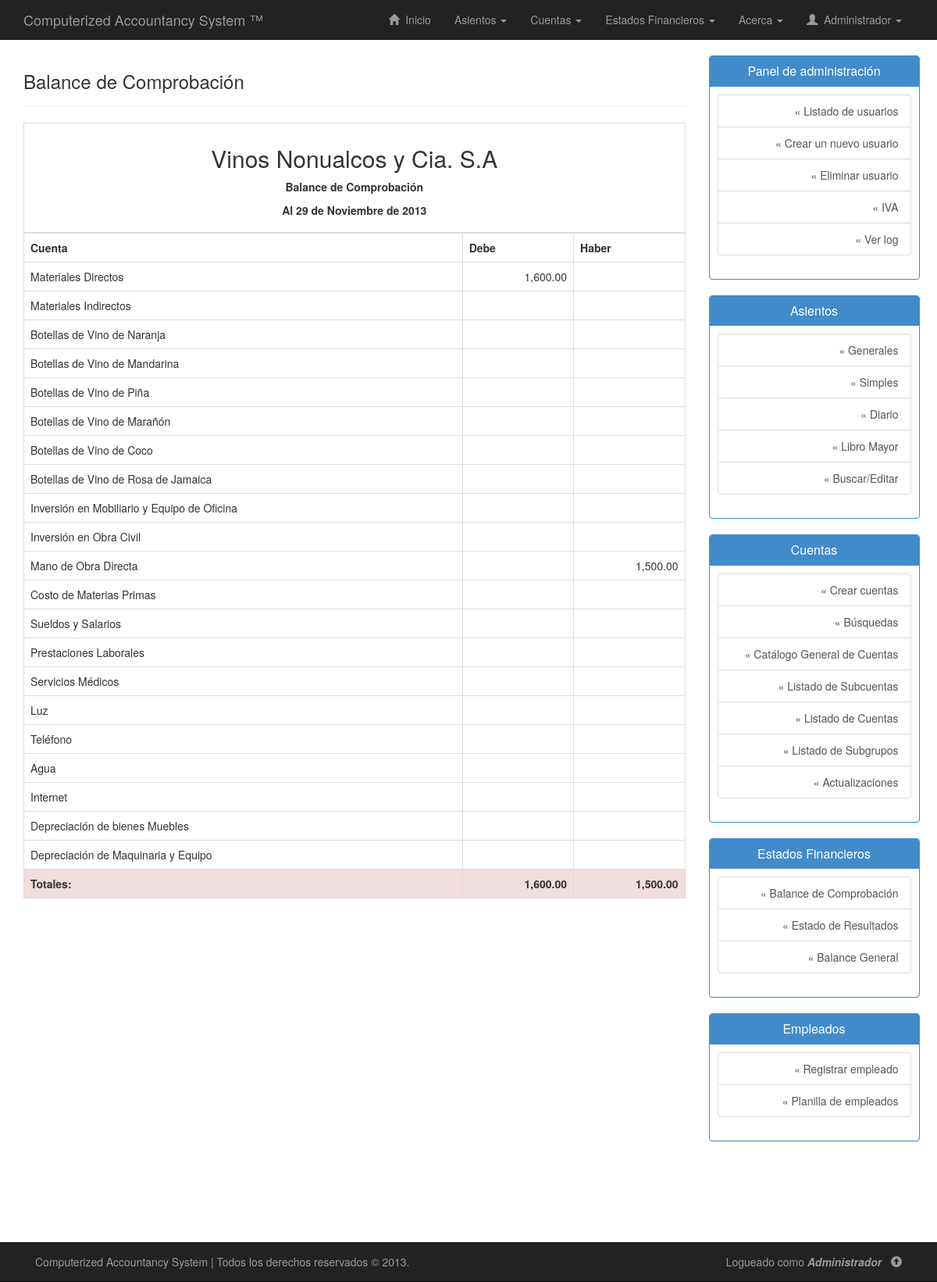
/php/balance-comprobacion.php (signed in), run on an earlier commit of the app's database.
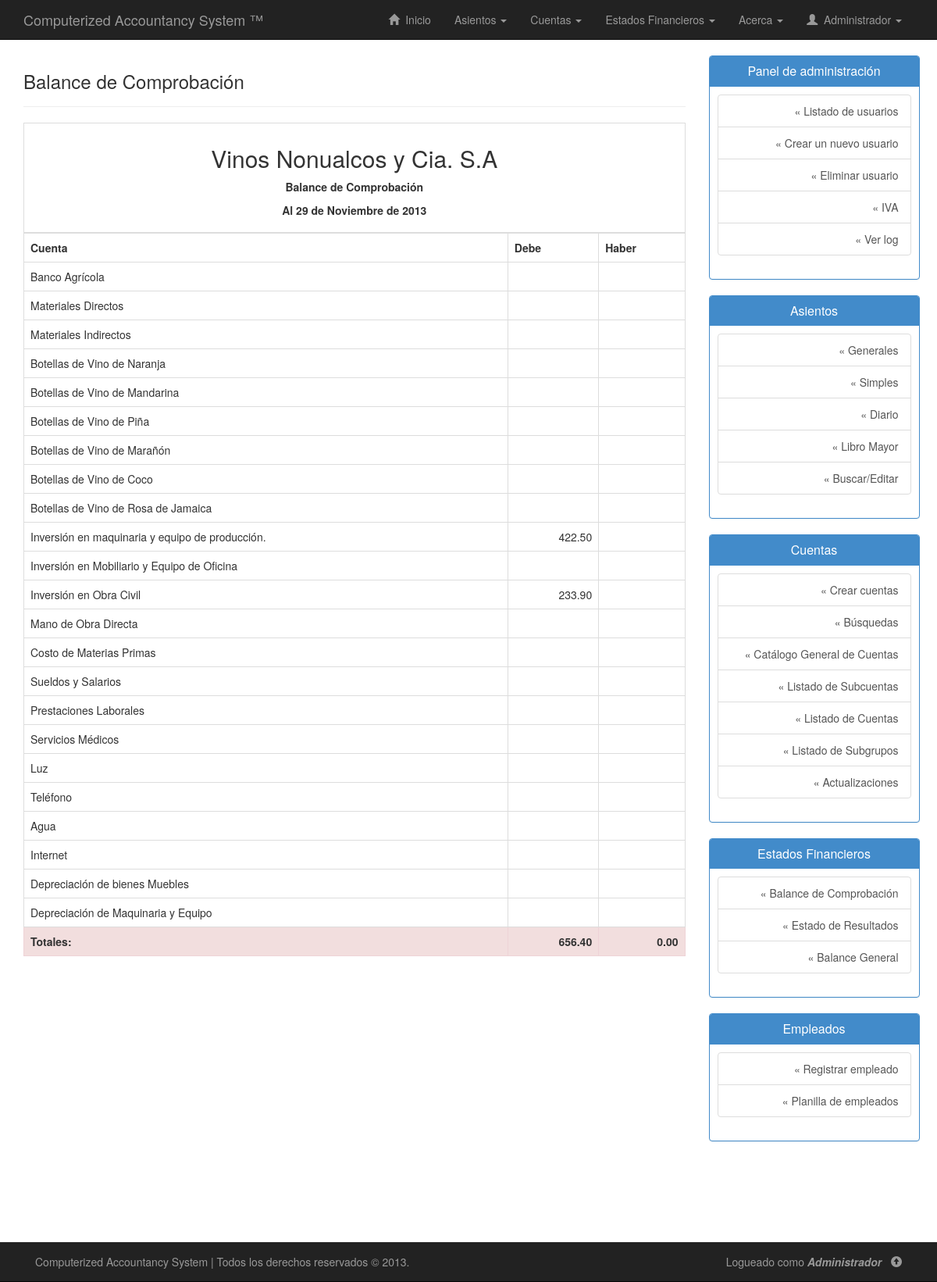
And on a later commit of the database.
### tables this page shows
CREATE TABLE IF NOT EXISTS `cuentas` (
  `codigo_cuenta` varchar(20) NOT NULL,
  `subgrupo` varchar(20) DEFAULT NULL,
  `nombre_cuenta` varchar(50) NOT NULL,
  `tiene_subcuenta` enum('Si','No') NOT NULL,
  `descripcion_cuenta` varchar(255) DEFAULT NULL,
  `saldo_debe` double NOT NULL,
  `saldo_haber` double NOT NULL,
  PRIMARY KEY (`codigo_cuenta`),
  KEY `subgrupo` (`subgrupo`)
);

### php/balance-comprobacion.php (the view, shortened to what this page needs)
<!DOCTYPE html>
<html lang="es">
<head>
	<link rel="stylesheet" type="text/css" href="../css/bootstrap.min.css"/>
	<link rel="stylesheet" type="text/css" href="../css/estilos.css"/>
</head>
<body>
	<?php include("nav.php"); ?>
	<div class="container" id="contenido">
		<div class="row row-offcanvas row-offcanvas-right">
			<div class="col-xs-12 col-sm-9">
				<div class="page-header">
        			<h3>Balance de Comprobación</h3>
        		</div>
        		<div class="row">
        			<div class="container">
        				<table class="table table-bordered table-hover">
        					<thead>
								<tr>
									<th colspan="4">
										<h2 class="text-center">Vinos Nonualcos y Cia. S.A</h2>
										<p align="center">
											<strong>Balance de Comprobación</strong>
										</p>
										<p align="center">
										</p>
									</th>
								</tr>
							</thead>
							<tbody>
								<tr>
									<th>Cuenta</th>
									<th>Debe</th>
									<th>Haber</th>
								</tr>
								<?php
								if(!isset($conexion)){
									include("conexion.php");
									$sql = "SELECT * FROM cuentas";
									$ejecutar = $conexion->query($sql);
									while($regs = $ejecutar->fetch_assoc()){
										echo "<tr>";
										echo "<td>".utf8_encode($regs["nombre_cuenta"])."</td>";
										if($regs["saldo_debe"]==0){
											echo "<td></td>";
										} else {
											echo "<td class='text-right'>".number_format($regs["saldo_debe"],2)."</td>";
										}
										if($regs["saldo_haber"]==0){
											echo "<td></td>";
										} else {
											echo "<td class='text-right'>".number_format($regs["saldo_haber"],2)."</td>";
										}
										echo "</tr>";
									}
									$sql = "SELECT SUM(saldo_debe) sumadebe, SUM(saldo_haber) sumahaber FROM cuentas";
									$ejecutar = $conexion->query($sql);
									echo "<tr>";
									while($reg = $ejecutar->fetch_assoc()){
										if($reg["sumadebe"]!=$reg["sumahaber"]){
											echo "<td class='danger'><strong>Totales:</strong> </td>";
											echo "<td class='text-right danger'><strong>".number_format($reg["sumadebe"],2)."</strong></td>";
											echo "<td class='text-right danger'><strong>".number_format($reg["sumahaber"],2)."</strong></td>";
										} else {
											echo "<td><strong>Totales:</strong> </td>";
											echo "<td class='text-right'><strong>".number_format($reg["sumadebe"],2)."</strong></td>";
											echo "<td class='text-right'><strong>".number_format($reg["sumahaber"],2)."</strong></td>";
										}
									}
									echo "</tr>";
								}
								?>
							</tbody>
        				</table>
        			</div>
        		</div>
        	</div>
        	<?php include("sidebar.php"); ?>
        </div>
    </div>
	<?php include("footer.php"); ?>
</body>
</html>

### php/nav.php (shortened to what this page needs)
<div class="navbar navbar-inverse navbar-static-top">
	<div class="container">
		<a href="home.php" class="navbar-brand">Computerized Accountancy System &#0153;</a>
		<div class="collapse navbar-collapse navHeaderCollapse">
			<ul class="nav navbar-nav navbar-right">
				<li><a href="home.php"><span class="glyphicon glyphicon-home"></span> &nbsp;Inicio</a></li>
				<li class="dropdown">
					<a href="#" class="dropdown-toggle" data-toggle="dropdown">Asientos <b class="caret"></b></a>
				</li>
				<li class="dropdown">
					<a href="#" class="dropdown-toggle" data-toggle="dropdown">Cuentas <b class="caret"></b></a>
				</li>
				<li class="dropdown">
					<a href="#" class="dropdown-toggle" data-toggle="dropdown">Estados Financieros <b class="caret"></b></a>
				</li>
				<li class="dropdown">
					<a href="#" class="dropdown-toggle" data-toggle="dropdown">Acerca <b class="caret"></b></a>
				</li>
				<li class="dropdown">
					<a href="#" class="dropdown-toggle" data-toggle="dropdown" style="text-transform:capitalize">
						<span class="glyphicon glyphicon-user"></span> &nbsp;<?php echo $_SESSION['usuario']; ?>
						<b class="caret"></b>
					</a>
				</li>
			</ul>
		</div>
	</div>
</div>

### php/sidebar.php (shortened to what this page needs)
<div class="row">
	<div class="col-sm-3">
		<?php
			if($_SESSION['tipo']=="administrador"){
				echo "<div class='panel panel-primary'>";
				echo "<div class='panel-heading'>";
				echo "<h3 class='panel-title text-center'>Panel de administración</h3>";
				echo "</div>";
				echo "<div class='panel-body' id='sb'>";
				echo "<div class='list-group text-right'>";
				echo "<a href='usuarios.php' class='list-group-item'>&#0171; Listado de usuarios</a>";
				echo "<a href='crear-usuario.php' class='list-group-item'>&#0171; Crear un nuevo usuario</a>";
				echo "<a href='eliminar-usuario.php' class='list-group-item'>&#0171; Eliminar usuario</a>";
				echo "<a href='iva.php' class='list-group-item'>&#0171; IVA</a>";
				echo "<a href='log.php' class='list-group-item'>&#0171; Ver log</a>";
				echo "</div>";
				echo "</div>";
				echo "</div>";
			}
		?>
		<div class="panel panel-primary">
			<div class="panel-heading">
				<h3 class="panel-title text-center">Asientos</h3>
			</div>
			<div class="panel-body" id="sb">
				<div class="list-group text-right">
					<a href="asiento-general.php" class="list-group-item">&#0171; Generales</a>
					<a href="asiento-simple.php" class="list-group-item">&#0171; Simples</a>
					<a href="diario.php" class="list-group-item">&#0171; Diario</a>
					<a href="mayor.php" class="list-group-item">&#0171; Libro Mayor</a>
					<a href="buscar-asiento.php" class="list-group-item">&#0171; Buscar/Editar</a>
				</div>
			</div>
		</div>
		<div class="panel panel-primary">
			<div class="panel-heading">
				<h3 class="panel-title text-center">Cuentas</h3>
			</div>
			<div class="panel-body" id="sb">
				<div class="list-group text-right">
					<a href="alta-cuentas.php" class="list-group-item">&#0171; Crear cuentas</a>
					<a href="buscar-cuentas.php" class="list-group-item">&#0171; Búsquedas</a>
					<a href="catalogo-cuentas.php" class="list-group-item">&#0171; Catálogo General de Cuentas</a>
					<a href="listar-subcuentas.php" class="list-group-item">&#0171; Listado de Subcuentas</a>
					<a href="listar-cuentas.php" class="list-group-item">&#0171; Listado de Cuentas</a>
					<a href="listar-subgrupos.php" class="list-group-item">&#0171; Listado de Subgrupos</a>
					<a href="actualizar.php" class="list-group-item">&#0171; Actualizaciones</a>
				</div>
			</div>
		</div>
		<div class="panel panel-primary">
			<div class="panel-heading">
				<h3 class="panel-title text-center">Estados Financieros</h3>
			</div>
			<div class="panel-body" id="sb">
				<div class="list-group text-right">
					<a href="balance-comprobacion.php" class="list-group-item">&#0171; Balance de Comprobación</a>
					<a href="estado-resultados.php" class="list-group-item">&#0171; Estado de Resultados</a>
					<a href="balance-general.php" class="list-group-item">&#0171; Balance General</a>
				</div>
			</div>
		</div>
		<div class="panel panel-primary">
			<div class="panel-heading">
				<h3 class="panel-title text-center">Empleados</h3>
			</div>
			<div class="panel-body" id="sb">
				<div class="list-group text-right">
					<a href="alta-empleado.php" class="list-group-item">&#0171; Registrar empleado</a>
					<a href="planilla-empleados.php" class="list-group-item">&#0171; Planilla de empleados</a>
				</div>
			</div>
		</div>
	</div>
</div>

### php/footer.php (shortened to what this page needs)
<div class="navbar navbar-inverse navbar-fixed-bottom" id="footer">
	<div class="container">
		<p class="navbar-text pull-left">
			Computerized Accountancy System | Todos los derechos reservados &copy; 2013.
		</p>
		<p class="navbar-text pull-right">
			Logueado como <em><strong style="text-transform:capitalize"><?php echo $_SESSION["usuario"]; ?></strong></em>&nbsp;&nbsp;
			<a href="#" class="navbar-link" title="Volver arriba"><span class="glyphicon glyphicon-circle-arrow-up"></span></a>
		</p>
	</div>
</div>

### css/estilos.css (style rules this page uses)
body { background: #fff; margin-bottom: 80px; }
.page-header { margin-top: 0; }
.panel-body { padding-top: 0; }
#contenido { padding-bottom: 80px; }
#footer { margin-bottom: 0px; }
#sb { padding:10px; }
table { background: #FFF; }
a { -ms-transition: all 0.25s ease-in; -moz-transition: all 0.25s ease-in; -o-transition: all 0.25s ease-in; -webkit-transition: all 0.25s ease-in; transition: all 0.25s ease-in; }

What changed in the data, as far as the page shows it:
added cuentas: nombre_cuenta "Banco Agrícola", saldo_debe 0 (drawn), saldo_haber 0 (drawn)
changed cuentas "Materiales Directos": saldo_debe "1,600.00" → (not shown)
added cuentas: nombre_cuenta "Inversión en maquinaria y equipo de producción.", saldo_debe "422.50", saldo_haber 0 (drawn)
changed cuentas "Inversión en Obra Civil": saldo_debe (not shown) → "233.90"
changed cuentas "Mano de Obra Directa": saldo_haber "1,500.00" → (not shown)
Also different on the page:
new list line: "Totales: 656.40 0.00"
list line gone: "Totales: 1,600.00 1,500.00"
